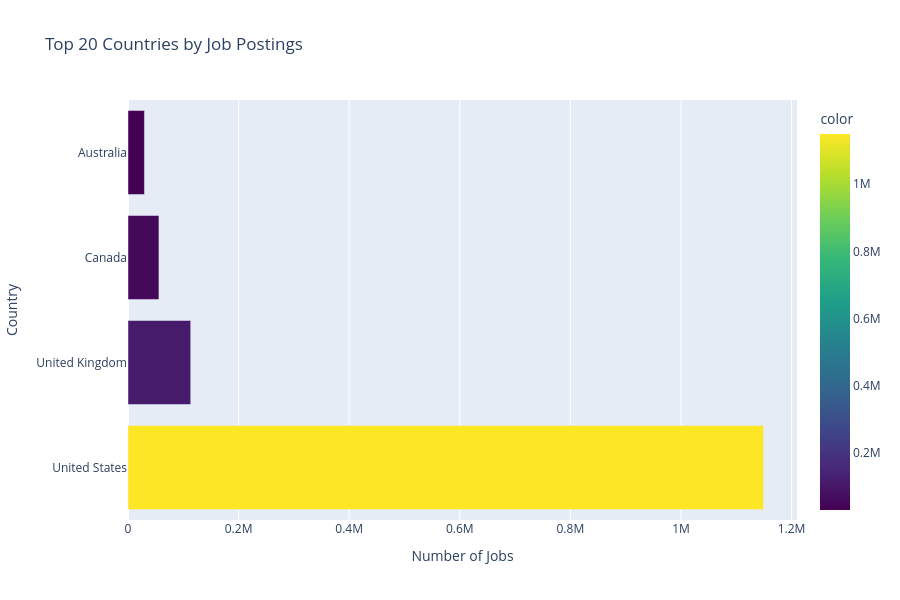
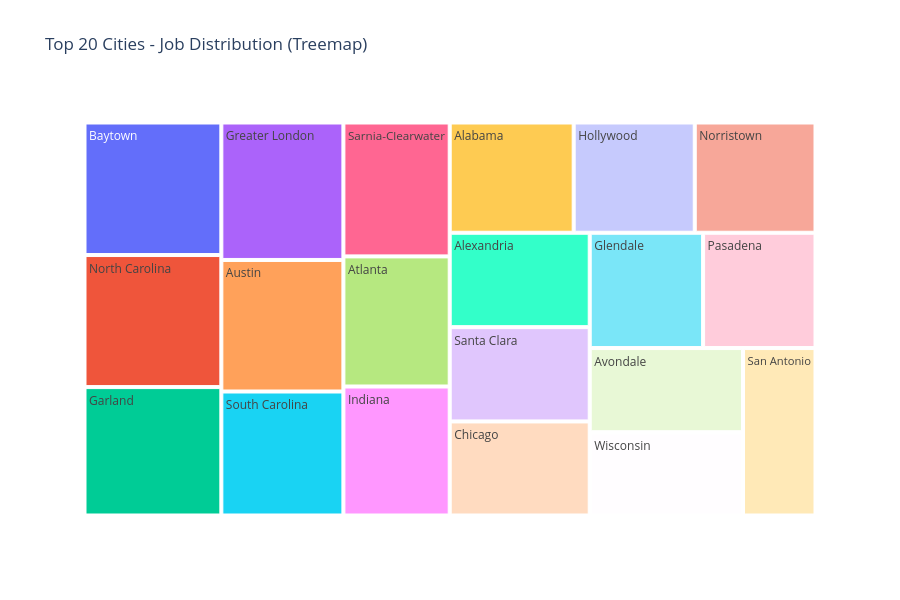

The notebook cell saved with these charts, in order:
### Markdown cell above
### 3.2 Geographic Distribution

### Code cell
# Country distribution
country_dist = df['search_country'].value_counts().head(20)

fig = px.bar(x=country_dist.values, y=country_dist.index, 
             orientation='h',
             title='Top 20 Countries by Job Postings',
             labels={'x': 'Number of Jobs', 'y': 'Country'},
             color=country_dist.values,
             color_continuous_scale='Viridis')
fig.update_layout(height=600, showlegend=False)
fig.show()

# City distribution
city_dist = df['search_city'].value_counts().head(20)

fig = px.treemap(names=city_dist.index, 
                 parents=[''] * len(city_dist),
                 values=city_dist.values,
                 title='Top 20 Cities - Job Distribution (Treemap)')
fig.update_layout(height=600)
fig.show()

### Figure 1 — Plotly figure (JSON) as saved in the notebook; plotly's stock layout.template omitted (floating-point values rounded to 4 significant figures)
{"data": [{"hovertemplate": "Number of Jobs=%{x}<br>Country=%{y}<br>color=%{marker.color}<extra></extra>", "legendgroup": "", "marker": {"color": [1149342, 113421, 55972, 29719], "coloraxis": "coloraxis", "pattern": {"shape": ""}}, "name": "", "orientation": "h", "showlegend": false, "textposition": "auto", "type": "bar", "x": [1149342, 113421, 55972, 29719], "xaxis": "x", "y": ["United States", "United Kingdom", "Canada", "Australia"], "yaxis": "y"}], "layout": {"barmode": "relative", "coloraxis": {"colorbar": {"title": {"text": "color"}}, "colorscale": [[0, "#440154"], [0.1111, "#482878"], [0.2222, "#3e4989"], [0.3333, "#31688e"], [0.4444, "#26828e"], [0.5556, "#1f9e89"], [0.6667, "#35b779"], [0.7778, "#6ece58"], [0.8889, "#b5de2b"], [1, "#fde725"]]}, "height": 600, "legend": {"tracegroupgap": 0}, "showlegend": false, "title": {"text": "Top 20 Countries by Job Postings"}, "xaxis": {"anchor": "y", "domain": [0, 1], "title": {"text": "Number of Jobs"}}, "yaxis": {"anchor": "x", "domain": [0, 1], "title": {"text": "Country"}}}}

### Figure 2 — Plotly figure (JSON) as saved in the notebook; plotly's stock layout.template omitted (floating-point values rounded to 4 significant figures)
{"data": [{"domain": {"x": [0, 1], "y": [0, 1]}, "hovertemplate": "label=%{label}<br>value=%{value}<br>parent=%{parent}<extra></extra>", "labels": ["Baytown", "North Carolina", "Garland", "Greater London", "Austin", "South Carolina", "Sarnia-Clearwater", "Atlanta", "Indiana", "Alabama", "Hollywood", "Norristown", "Alexandria", "Santa Clara", "Chicago", "Glendale", "Pasadena", "Avondale", "Wisconsin", "San Antonio"], "name": "", "parents": ["", "", "", "", "", "", "", "", "", "", "", "", "", "", "", "", "", "", "", ""], "type": "treemap", "values": [10052, 10015, 9739, 9297, 8897, 8386, 7887, 7666, 7599, 7575, 7398, 7377, 7324, 7316, 7299, 7244, 7181, 7153, 7073, 6725]}], "layout": {"height": 600, "legend": {"tracegroupgap": 0}, "title": {"text": "Top 20 Cities - Job Distribution (Treemap)"}}}
